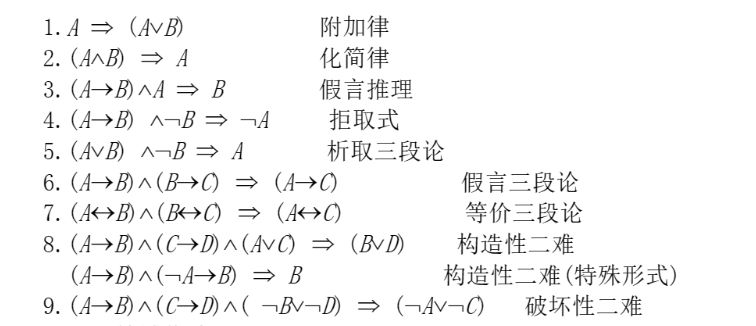
#> input picture non-programming/math/discrete_mathematics/resources/laws_of_inference.jpg, 756 x 326 px
$ python -i compress.py   (imports and definitions only)   (older library calls are emulated)
#> lines starting #> are read from the running program, lines starting #| are printed output that depends on the picture
# Copyright 2022 by chnxish. All Rights Reserved.
#
# Distributed under MIT license.
# See file LICENSE for detail or copy at https://opensource.org/licenses/MIT
"""Compress image."""
import argparse
import os
import sys

from PIL import Image


def get_size_format(b, factor=1024, suffix='B'):
  """Scale bytes to its proper byte format.

  e.g:
      1253656 => '1.20MB'
      1253656678 => '1.17GB'
  """
  for unit in ['', 'K', 'M', 'G', 'T', 'P', 'E', 'Z']:
    if b < factor:
      return f'{b:.2f}{unit}{suffix}'
    b /= factor
  return f'{b:.2f}Y{suffix}'


def compress_img(
    image_name,
    new_size_ratio=0.9,
    quality=90,
    width=None,
    height=None,
    to_jpg=True,
    to_png=True,
):
#> called with new_size_ratio = 0.9, quality = 90, to_jpg = True, to_png = True
  img = Image.open(image_name)
#> img is the input picture: PIL image 756x326 L; min 0, max 255, mean 244.4
  print('[*] Image shape:', img.size)
#| [*] Image shape: (756, 326)
  image_size = os.path.getsize(image_name)
  print('[*] Size before compression:', get_size_format(image_size))

  if new_size_ratio < 1.0:
    img = img.resize(
        (int(img.size[0] * new_size_ratio), int(img.size[1] * new_size_ratio)),
        Image.ANTIALIAS,
    )
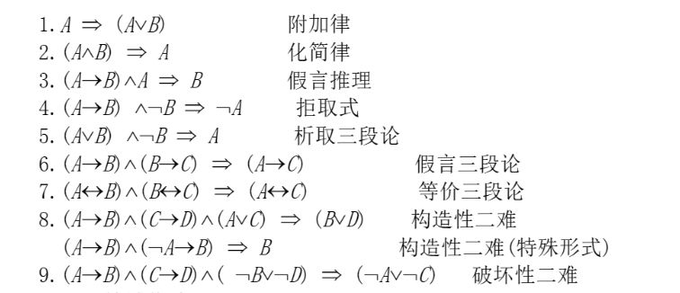
#> img: PIL image 680x293 L; min 0, max 255, mean 244.1
    print('[+] New Image shape:', img.size)
#| [+] New Image shape: (680, 293)
  elif width and height:
    img = img.resize((width, height), Image.ANTIALIAS)
    print('[+] New Image shape:', img.size)

  filename, ext = os.path.splitext(image_name)
  if to_jpg:
    new_filename = f'{filename}_compressed.jpg'
  elif to_png:
    new_filename = f'{filename}_compressed.png'
  else:
    new_filename = f'{filename}_compressed{ext}'

  try:
    img.save(new_filename, quality=quality, optimize=True)
  except OSError:
    img = img.convert('RGB')
    img.save(new_filename, quality=quality, optimize=True)
  print('[+] New file saved:', new_filename)
  new_image_size = os.path.getsize(new_filename)
  print('[+] Size after compression:', get_size_format(new_image_size))
  saving_diff = new_image_size - image_size
  print(f'[+] Image size change: {saving_diff/image_size*100:.2f}'
        '% of the original image size')


# [74 lines not run here, left out]

>>> result = compress_img('../../../../non-programming/math/discrete_mathematics/resources/laws_of_inference.jpg')

$ run again, on non-programming/math/discrete_mathematics/resources/example_of_hasse.png
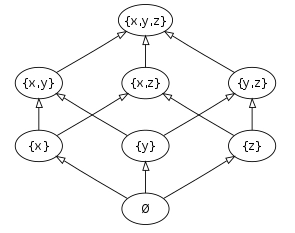
#> input picture non-programming/math/discrete_mathematics/resources/example_of_hasse.png, 295 x 233 px
#> in compress_img, img is the input picture: PIL image 295x233 P; mean R, G, B 247, 247, 247
#| [*] Image shape: (295, 233)
#> in compress_img, `img = img.resize( (int(img.size[0] * new_size_ratio), int(img.size[1] ..`:
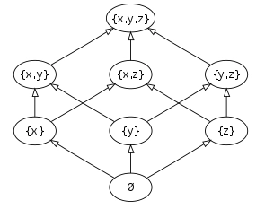
#> img: PIL image 265x209 P; mean R, G, B 247, 247, 247
#| [+] New Image shape: (265, 209)
